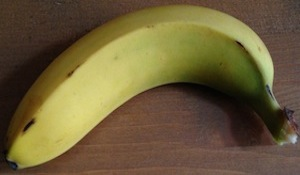
#> input picture src/image.proc.tools/py/1test.jpg, 300 x 175 px; its folder holds only this picture in this run
$ python batch_resize.py   (older library calls are emulated)
#> lines starting #> are read from the running program, lines starting #| are printed output that depends on the picture
#!/usr/bin/python
from PIL import Image
import os, sys
import glob


# [19 lines of commented-out code are left out]

files=glob.glob("*.jpg")
for file in files:
    f=open(file)
    filename=f.name
    image = Image.open(file)
#> image is the input picture: PIL image 300x175 RGB; mean R, G, B 108.3, 93.2, 56.9
    imResized = image.resize((100,40), Image.ANTIALIAS)
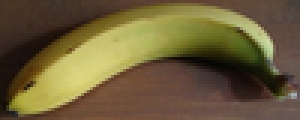
#> imResized: PIL image 100x40 RGB (shown 3 times larger); mean R, G, B 108.3, 93.2, 56.9
    imResized.save('resized.'+filename + '.jpg', 'JPEG', quality=100)
    # image.save(filename+".jpg")
    f.close()
